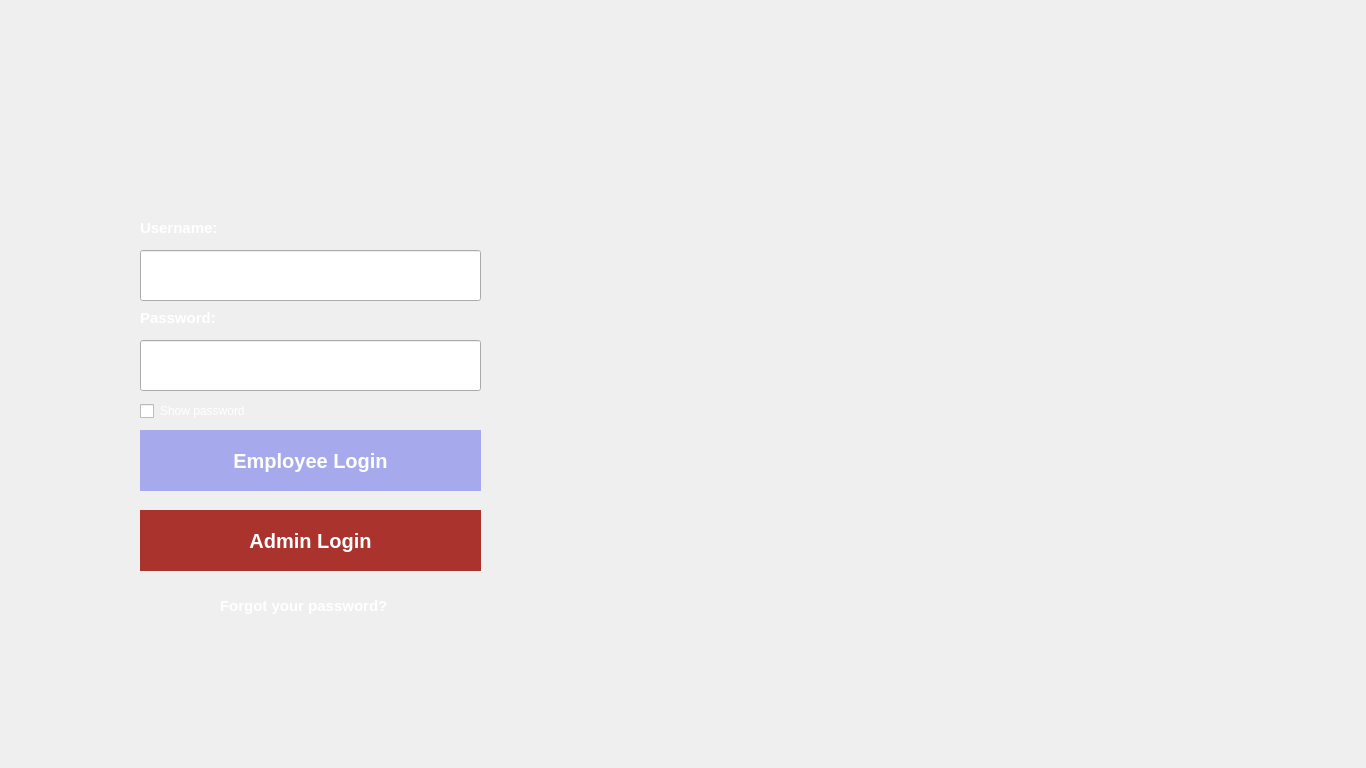
<?xml version="1.0" encoding="UTF-8"?>
<ui version="4.0">
 <class>MainWindow</class>
 <widget class="QMainWindow" name="MainWindow">
  <property name="geometry">
   <rect>
    <x>0</x>
    <y>0</y>
    <width>1366</width>
    <height>768</height>
   </rect>
  </property>
  <property name="windowTitle">
   <string>MainWindow</string>
  </property>
  <widget class="QWidget" name="centralwidget">
   <widget class="QLabel" name="login_window">
    <property name="geometry">
     <rect>
      <x>-40</x>
      <y>-90</y>
      <width>1411</width>
      <height>1000</height>
     </rect>
    </property>
    <property name="text">
     <string/>
    </property>
    <property name="pixmap">
     <pixmap>../Downloads/Login Window (1).png</pixmap>
    </property>
   </widget>
   <widget class="QLabel" name="username_label">
    <property name="geometry">
     <rect>
      <x>140</x>
      <y>220</y>
      <width>81</width>
      <height>16</height>
     </rect>
    </property>
    <property name="styleSheet">
     <string notr="true">color: white;
font-weight: 500;
font-size: 15px;
</string>
    </property>
    <property name="text">
     <string>Username:</string>
    </property>
   </widget>
   <widget class="QLabel" name="password_label">
    <property name="geometry">
     <rect>
      <x>140</x>
      <y>310</y>
      <width>81</width>
      <height>16</height>
     </rect>
    </property>
    <property name="styleSheet">
     <string notr="true">color: white;
font-weight: 500;
font-size: 15px;
</string>
    </property>
    <property name="text">
     <string>Password: </string>
    </property>
   </widget>
   <widget class="QCheckBox" name="checkBox">
    <property name="geometry">
     <rect>
      <x>140</x>
      <y>400</y>
      <width>121</width>
      <height>22</height>
     </rect>
    </property>
    <property name="styleSheet">
     <string notr="true">color: white;
border: transparent;</string>
    </property>
    <property name="text">
     <string>Show password</string>
    </property>
   </widget>
   <widget class="QPushButton" name="employee_login_btn">
    <property name="geometry">
     <rect>
      <x>140</x>
      <y>430</y>
      <width>341</width>
      <height>61</height>
     </rect>
    </property>
    <property name="cursor">
     <cursorShape>PointingHandCursor</cursorShape>
    </property>
    <property name="styleSheet">
     <string notr="true">color: white;
font-weight: 1000;
font-size: 20px;
background-color: rgb(166, 170, 236);
border: none;
</string>
    </property>
    <property name="text">
     <string>Employee Login</string>
    </property>
   </widget>
   <widget class="QLineEdit" name="username_input">
    <property name="geometry">
     <rect>
      <x>140</x>
      <y>250</y>
      <width>341</width>
      <height>51</height>
     </rect>
    </property>
    <property name="inputMethodHints">
     <set>Qt::ImhNone</set>
    </property>
    <property name="echoMode">
     <enum>QLineEdit::Normal</enum>
    </property>
   </widget>
   <widget class="QLineEdit" name="password_input">
    <property name="geometry">
     <rect>
      <x>140</x>
      <y>340</y>
      <width>341</width>
      <height>51</height>
     </rect>
    </property>
    <property name="echoMode">
     <enum>QLineEdit::Password</enum>
    </property>
   </widget>
   <widget class="QPushButton" name="admin_login_btn">
    <property name="geometry">
     <rect>
      <x>140</x>
      <y>510</y>
      <width>341</width>
      <height>61</height>
     </rect>
    </property>
    <property name="cursor">
     <cursorShape>PointingHandCursor</cursorShape>
    </property>
    <property name="styleSheet">
     <string notr="true">color: white;
font-weight: 1000;
font-size: 20px;
background-color: rgb(0, 98, 255);
background-color: rgb(74, 74, 74);
background-color: rgb(170, 51, 45);
 border: none;</string>
    </property>
    <property name="text">
     <string>Admin Login</string>
    </property>
   </widget>
   <widget class="QLabel" name="forgot_label">
    <property name="geometry">
     <rect>
      <x>220</x>
      <y>590</y>
      <width>171</width>
      <height>31</height>
     </rect>
    </property>
    <property name="cursor">
     <cursorShape>PointingHandCursor</cursorShape>
    </property>
    <property name="styleSheet">
     <string notr="true">color: white;
font-weight: 1000;
font-size: 15px;
border: none;</string>
    </property>
    <property name="text">
     <string>Forgot your password?</string>
    </property>
   </widget>
   <widget class="QLabel" name="img_label">
    <property name="geometry">
     <rect>
      <x>760</x>
      <y>130</y>
      <width>551</width>
      <height>441</height>
     </rect>
    </property>
    <property name="text">
     <string/>
    </property>
    <property name="pixmap">
     <pixmap>../Downloads/Image 19.png</pixmap>
    </property>
   </widget>
   <zorder>login_window</zorder>
   <zorder>username_label</zorder>
   <zorder>password_label</zorder>
   <zorder>checkBox</zorder>
   <zorder>username_input</zorder>
   <zorder>password_input</zorder>
   <zorder>employee_login_btn</zorder>
   <zorder>admin_login_btn</zorder>
   <zorder>forgot_label</zorder>
   <zorder>img_label</zorder>
  </widget>
 </widget>
 <resources/>
 <connections/>
</ui>
